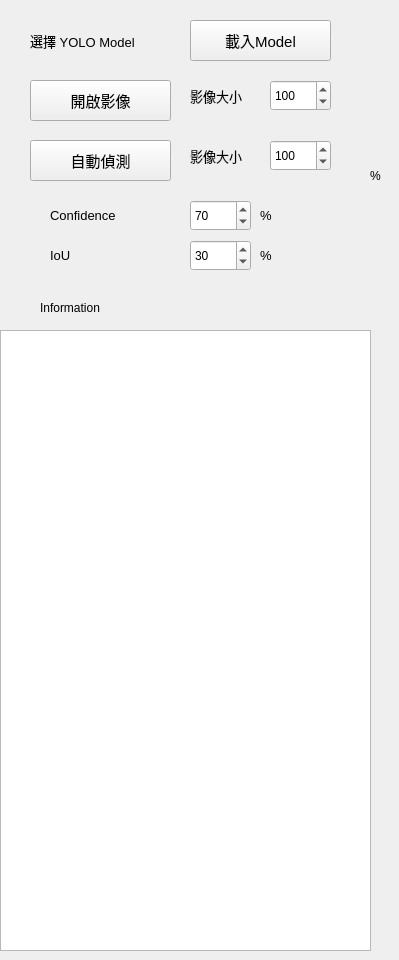
    <widget class="QWidget" name="tab_AI">
     <attribute name="title">
      <string>YOLO-Predict</string>
     </attribute>
     <widget class="QLabel" name="label_39">
      <property name="geometry">
       <rect>
        <x>30</x>
        <y>30</y>
        <width>151</width>
        <height>21</height>
       </rect>
      </property>
      <property name="font">
       <font>
        <pointsize>10</pointsize>
       </font>
      </property>
      <property name="text">
       <string>選擇 YOLO Model</string>
      </property>
     </widget>
     <widget class="QPushButton" name="pushButton_Load_Image_AI">
      <property name="geometry">
       <rect>
        <x>30</x>
        <y>80</y>
        <width>141</width>
        <height>41</height>
       </rect>
      </property>
      <property name="font">
       <font>
        <family>Arial</family>
        <pointsize>11</pointsize>
       </font>
      </property>
      <property name="text">
       <string>開啟影像</string>
      </property>
     </widget>
     <widget class="QPushButton" name="pushButton_Yolo_Detect">
      <property name="geometry">
       <rect>
        <x>30</x>
        <y>140</y>
        <width>141</width>
        <height>41</height>
       </rect>
      </property>
      <property name="font">
       <font>
        <family>Arial</family>
        <pointsize>11</pointsize>
       </font>
      </property>
      <property name="text">
       <string>自動偵測</string>
      </property>
     </widget>
     <widget class="QPushButton" name="pushButton_Load_YOLO_Model">
      <property name="geometry">
       <rect>
        <x>190</x>
        <y>20</y>
        <width>141</width>
        <height>41</height>
       </rect>
      </property>
      <property name="font">
       <font>
        <family>Arial</family>
        <pointsize>11</pointsize>
       </font>
      </property>
      <property name="text">
       <string>載入Model</string>
      </property>
     </widget>
     <widget class="QTextEdit" name="textEdit_Info">
      <property name="geometry">
       <rect>
        <x>0</x>
        <y>330</y>
        <width>371</width>
        <height>621</height>
       </rect>
      </property>
     </widget>
     <widget class="QSpinBox" name="spinBox_Scale_AI">
      <property name="geometry">
       <rect>
        <x>270</x>
        <y>80</y>
        <width>61</width>
        <height>31</height>
       </rect>
      </property>
      <property name="minimum">
       <number>10</number>
      </property>
      <property name="maximum">
       <number>500</number>
      </property>
      <property name="singleStep">
       <number>5</number>
      </property>
      <property name="value">
       <number>100</number>
      </property>
     </widget>
     <widget class="QLabel" name="label_9">
      <property name="geometry">
       <rect>
        <x>370</x>
        <y>160</y>
        <width>20</width>
        <height>31</height>
       </rect>
      </property>
      <property name="text">
       <string>%</string>
      </property>
     </widget>
     <widget class="QLabel" name="label_10">
      <property name="geometry">
       <rect>
        <x>40</x>
        <y>300</y>
        <width>101</width>
        <height>16</height>
       </rect>
      </property>
      <property name="text">
       <string>Information</string>
      </property>
     </widget>
     <widget class="QLabel" name="label_18">
      <property name="geometry">
       <rect>
        <x>190</x>
        <y>80</y>
        <width>71</width>
        <height>31</height>
       </rect>
      </property>
      <property name="font">
       <font>
        <pointsize>10</pointsize>
       </font>
      </property>
      <property name="text">
       <string>影像大小</string>
      </property>
     </widget>
     <widget class="QLabel" name="label_19">
      <property name="geometry">
       <rect>
        <x>190</x>
        <y>140</y>
        <width>71</width>
        <height>31</height>
       </rect>
      </property>
      <property name="font">
       <font>
        <pointsize>10</pointsize>
       </font>
      </property>
      <property name="text">
       <string>影像大小</string>
      </property>
     </widget>
     <widget class="QSpinBox" name="spinBox_Scale_AI_Detected">
      <property name="geometry">
       <rect>
        <x>270</x>
        <y>140</y>
        <width>61</width>
        <height>31</height>
       </rect>
      </property>
      <property name="minimum">
       <number>10</number>
      </property>
      <property name="maximum">
       <number>500</number>
      </property>
      <property name="singleStep">
       <number>5</number>
      </property>
      <property name="value">
       <number>100</number>
      </property>
     </widget>
     <widget class="QLabel" name="label_22">
      <property name="geometry">
       <rect>
        <x>50</x>
        <y>200</y>
        <width>111</width>
        <height>31</height>
       </rect>
      </property>
      <property name="font">
       <font>
        <pointsize>10</pointsize>
       </font>
      </property>
      <property name="text">
       <string>Confidence</string>
      </property>
     </widget>
     <widget class="QSpinBox" name="spinBox_Yolo_Confidence">
      <property name="geometry">
       <rect>
        <x>190</x>
        <y>200</y>
        <width>61</width>
        <height>31</height>
       </rect>
      </property>
      <property name="minimum">
       <number>1</number>
      </property>
      <property name="maximum">
       <number>100</number>
      </property>
      <property name="singleStep">
       <number>5</number>
      </property>
      <property name="value">
       <number>70</number>
      </property>
     </widget>
     <widget class="QLabel" name="label_27">
      <property name="geometry">
       <rect>
        <x>50</x>
        <y>240</y>
        <width>111</width>
        <height>31</height>
       </rect>
      </property>
      <property name="font">
       <font>
        <pointsize>10</pointsize>
       </font>
      </property>
      <property name="text">
       <string>IoU</string>
      </property>
     </widget>
     <widget class="QSpinBox" name="spinBox_Yolo_IOU">
      <property name="geometry">
       <rect>
        <x>190</x>
        <y>240</y>
        <width>61</width>
        <height>31</height>
       </rect>
      </property>
      <property name="minimum">
       <number>1</number>
      </property>
      <property name="maximum">
       <number>100</number>
      </property>
      <property name="singleStep">
       <number>5</number>
      </property>
      <property name="value">
       <number>30</number>
      </property>
     </widget>
     <widget class="QLabel" name="label_28">
      <property name="geometry">
       <rect>
        <x>260</x>
        <y>200</y>
        <width>41</width>
        <height>31</height>
       </rect>
      </property>
      <property name="font">
       <font>
        <pointsize>10</pointsize>
       </font>
      </property>
      <property name="text">
       <string>%</string>
      </property>
     </widget>
     <widget class="QLabel" name="label_29">
      <property name="geometry">
       <rect>
        <x>260</x>
        <y>240</y>
        <width>41</width>
        <height>31</height>
       </rect>
      </property>
      <property name="font">
       <font>
        <pointsize>10</pointsize>
       </font>
      </property>
      <property name="text">
       <string>%</string>
      </property>
     </widget>
    </widget>
